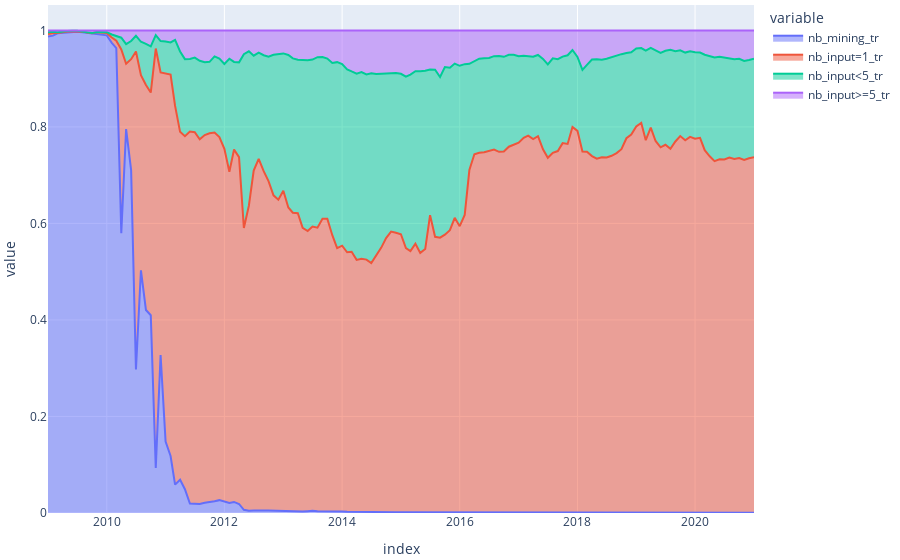

Here is the notebook cell this chart was saved with:
### Code cell
name="tr"
subset=monthly_tr[["nb_mining_"+name,"nb_input=1_"+name,"nb_input<5_"+name,"nb_input>=5_"+name]]
subset=subset.div(subset.sum(axis=1), axis=0)
#subset.columns = ['fee_overall', 'fee_by_transaction']
fig =subset.plot.area()
fig=write_formated_plot(fig,output_dir+"distribution_nb_inputs.html",legend=True)
fig.show()

### Figure 1 — Plotly figure (JSON) as saved in the notebook; plotly's stock layout.template omitted (floating-point values rounded to 4 significant figures; data arrays with more than 128 entries replaced by an {"elided": "..."} marker saying what was removed)
{"data": [{"hovertemplate": "variable=nb_mining_tr<br>index=%{x}<br>value=%{y}<extra></extra>", "legendgroup": "nb_mining_tr", "line": {"color": "#636efa"}, "mode": "lines", "name": "nb_mining_tr", "orientation": "v", "showlegend": true, "stackgroup": "1", "type": "scatter", "x": {"elided": "145 str values"}, "xaxis": "x", "y": {"elided": "145 float values"}, "yaxis": "y"}, {"hovertemplate": "variable=nb_input=1_tr<br>index=%{x}<br>value=%{y}<extra></extra>", "legendgroup": "nb_input=1_tr", "line": {"color": "#EF553B"}, "mode": "lines", "name": "nb_input=1_tr", "orientation": "v", "showlegend": true, "stackgroup": "1", "type": "scatter", "x": {"elided": "145 str values"}, "xaxis": "x", "y": {"elided": "145 float values"}, "yaxis": "y"}, {"hovertemplate": "variable=nb_input<5_tr<br>index=%{x}<br>value=%{y}<extra></extra>", "legendgroup": "nb_input<5_tr", "line": {"color": "#00cc96"}, "mode": "lines", "name": "nb_input<5_tr", "orientation": "v", "showlegend": true, "stackgroup": "1", "type": "scatter", "x": {"elided": "145 str values"}, "xaxis": "x", "y": {"elided": "145 float values"}, "yaxis": "y"}, {"hovertemplate": "variable=nb_input>=5_tr<br>index=%{x}<br>value=%{y}<extra></extra>", "legendgroup": "nb_input>=5_tr", "line": {"color": "#ab63fa"}, "mode": "lines", "name": "nb_input>=5_tr", "orientation": "v", "showlegend": true, "stackgroup": "1", "type": "scatter", "x": {"elided": "145 str values"}, "xaxis": "x", "y": {"elided": "145 float values"}, "yaxis": "y"}], "layout": {"hovermode": "x unified", "legend": {"title": {"text": "variable"}, "tracegroupgap": 0}, "margin": {"b": 5, "l": 10, "r": 10, "t": 5}, "showlegend": true, "xaxis": {"anchor": "y", "domain": [0, 1], "title": {"text": "index"}}, "yaxis": {"anchor": "x", "domain": [0, 1], "title": {"text": "value"}}}}
